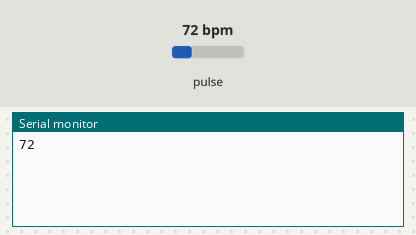
A sketch run on a simulated Arduino Uno, built with avr-gcc and run on an emulated ATmega328P. Shown: the last lines printed to the serial monitor. The test bench sets the inputs (shaded band); at power-on: pulse 72 bpm.

Above: at 1.2 s.
1.3 s: pulse set to 42 bpm
At 2.6 s:
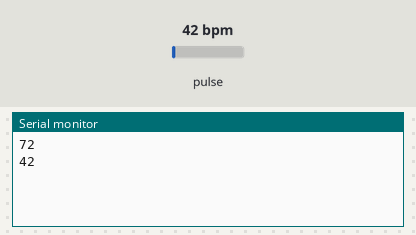
2.8 s: pulse set to 70 bpm
At 3.9 s:
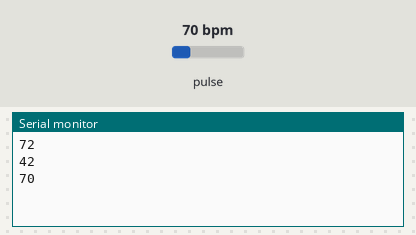
Timing chart, 0 to 5.8 s (numbered marks = the images above; inputs shaded):
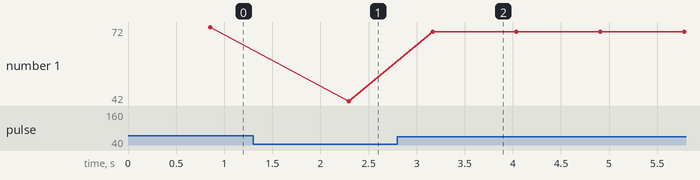

Measured:
- after the input at 1.3 s, the serial monitor: prints a new line after 0.99 s (image 1)
- after the input at 2.8 s, the serial monitor: prints a new line after 0.37 s (image 2)
- plotted number 1: 72 → 42 after the input at 1.3 s, 42 → 70 after the input at 2.8 s

The sketch:

pulse_sensor.ino
```cpp
#define USE_ARDUINO_INTERRUPTS true // Interrupts set to low level for accuracy
#include <PulseSensorPlayground.h> // Basic pulse sensor library

const int PulseWire = 0; // Signal to analog 0
int Threshold = 550; // Threshold for which signal we count as a heart beat
PulseSensorPlayground pulseSensor; // Instance of pulse sensor class

void setup() {
  // Serial output to send to the Raspberry Pi
  Serial.begin(9600);

  // Configure initial settings and start the sensor
  pulseSensor.analogInput(PulseWire);
  pulseSensor.setThreshold(Threshold);
  pulseSensor.begin();
}

void loop() {
  // Try to read the beats per minute as an int
  int BPM = pulseSensor.getBeatsPerMinute();

  // Poll for the heart beat event
  if (pulseSensor.sawStartOfBeat()) {
    // Print the result to serial
    Serial.println(BPM);
  }
  // Short delay before next reading
  delay(20);
}
```
